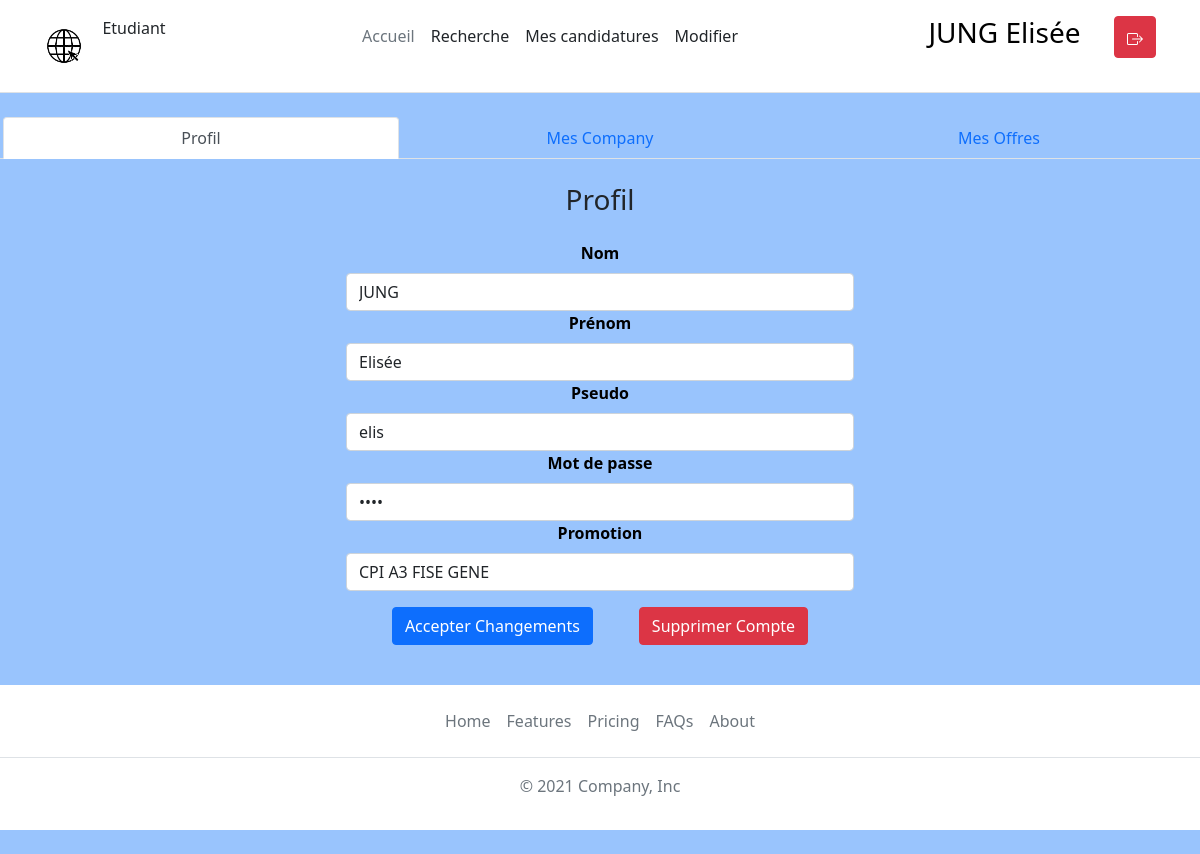
The app's page /www/pages/modifier.php (signed in) with its own data.
### tables this page shows
CREATE TABLE `schoolyear` (
  `idSchoolYear` int(11) NOT NULL,
  `schoolYear` varchar(50) NOT NULL,
  `idUser` int(11) DEFAULT NULL,
  `idLocality` int(11) NOT NULL
);

CREATE TABLE `users` (
  `idUser` int(11) NOT NULL,
  `userSecondName` varchar(50) NOT NULL,
  `userFirstName` varchar(50) NOT NULL,
  `login` varchar(50) NOT NULL,
  `password` varchar(50) NOT NULL,
  `idRole` int(11) NOT NULL,
  `rank` int(11) DEFAULT 1
);

### www/bdd/table/users.class.php (called while the page is built, shortened)
<?php
class Users
{
    public function getUserInfos(&$sqlClient, &$data, &$nbRow, &$nbCol, $id)
    {
        try {
            $stmt = $sqlClient->prepare(
                "SELECT users.idUser, userSecondName, userFirstName, login, password, idRole, schoolyear.idSchoolYear, schoolYear from users
                LEFT JOIN belong on belong.idUser=users.idUser
                LEFT JOIN schoolyear on schoolyear.idSchoolYear=belong.idSchoolYear
                WHERE users.idUser = ?
                "
            );
            $stmt->bindValue(1, $id);
            $stmt->execute();
            $data = $stmt->fetchAll();
        } catch (\Throwable $th) {
            throw $th;
        }
    }
}

### www/bdd/controleur.php (called while the page is built, shortened)
<?php
require_once $_SERVER["DOCUMENT_ROOT"]."/bdd/table/users.class.php";
require_once $_SERVER["DOCUMENT_ROOT"]."/bdd/table/schoolYear.class.php";
class Controleur{
    private $mysqlClient;
    private $_users;
    private $_locality;
    private $_sector;
    private $_schoolYear;
    private $_company;
    public function __construct(){
        $this->_users = new Users();
        $this->_locality = new Locality();
        $this->_sector = new Sector();
        $this->_schoolYear = new SchoolYear();
        $this->_company = new Company();
        try {
            $this->mysqlClient = new PDO('mysql:host=localhost;dbname=bddweb;charset=utf8', 'root', '');
        } catch (Exception $e) {
            die('Erreur : ' . $e->getMessage());
        }
    }
    public function selectLocality(&$data, &$nbRow, &$nbCol){
        $this->_locality->selectLocality($this->mysqlClient, $data, $nbRow, $nbCol);
    }
    public function selectSector(&$data, &$nbRow, &$nbCol){
        $this->_sector->selectSector($this->mysqlClient, $data, $nbRow, $nbCol);
    }
    public function selectSchoolYear(&$data, &$nbRow, &$nbCol){
        $this->_schoolYear->selectSchoolYear($this->mysqlClient, $data, $nbRow, $nbCol);
    }
    public function selectUsersCompany(&$data, &$nbRow, &$nbCol, $id){
        $this->_company->selectUsersCompany($this->mysqlClient, $data, $nbRow, $nbCol, $id);
    }
    public function getUserInfos(&$data, &$nbRow, &$nbCol, $id){
        $this->_users->getUserInfos($this->mysqlClient, $data, $nbRow, $nbCol, $id);
    }
    public function selectLocalityComp(&$data, $idCompany){
        $this->_locality->selectLocalityComp($this->mysqlClient, $data, $idCompany);
    }
    public function selectSectorComp(&$data, $idCompany){
        $this->_sector->selectSectorComp($this->mysqlClient, $data, $idCompany);
    }
}

### www/bdd/table/schoolYear.class.php (called while the page is built, shortened)
<?php
class SchoolYear{
    public function selectSchoolYear(&$sqlClient, &$data, &$nbRow, &$nbCol){
        try {
            $stmt = $sqlClient->prepare("SELECT * FROM schoolYear");
            $stmt->execute();
            $nbRow = $stmt->rowCount();
            $data = $stmt->fetchAll();
        } catch (\Throwable $th) {
            throw $th;
        }
    }
}

### www/pages/modifs/myUserInfo.php (shortened to what this page needs)
<?php
require_once "../bdd/controleur.php";
if (isset($_POST['idUser'])) {
    $id = $_POST['idUser'];
} else {
    $id = $_SESSION['idUser'];
}
$controleur = new Controleur();
$controleur->getUserInfos($data, $nbRow, $nbCol, $id);
echo    '
        <div style="text-align: -webkit-center;">
        <h3>Profil</h3>
        <div style="display: flex; width: 45%;justify-content: center;flex-direction: column;text-align: center;">
            <form id="Update" method="post"></form>
            <form id="Delete" method="post">
                <input type="text" name="idUser" hidden value="'.$data[0]["idUser"].'" required>
            </form>
            <div style="margin: 1em;">
                <input form="Update" type="text" name="idUser" hidden value="'.$data[0]["idUser"].'" required>
                <div>
                    <label for="userSecondName" class="form-label">Nom</label>
                    <input form="Update" type="text" class="form-control" name="userSecondName" value="'.$data[0]["userSecondName"].'" required>
                </div>
                <div>
                    <label for="userFirstName" class="form-label">Prénom</label>
                    <input form="Update" type="text" class="form-control" name="userFirstName" value="'.$data[0]["userFirstName"].'" required>
                </div>
                <div>
                    <label for="login" class="form-label">Pseudo</label>
                    <input form="Update" type="text" class="form-control" name="login" value="'.$data[0]["login"].'" required>
                </div>
                <div>
                    <label for="password" class="form-label">Mot de passe</label>
                    <input form="Update" type="password" class="form-control" name="password" value="'.$data[0]["password"].'" required>
                </div>
                <div>
                    <label for="floatingInput" class="form-label">Promotion</label>
                    <select form="Update" form="Update" class="form-control" id="floatingInput" name="promo" placeholder="Quel est votre promotion ?" required>';
$reminder = $data[0]["idSchoolYear"];
$controleur->selectSchoolYear($data, $nbRow, $nbCol);
for ($j = 0; $j < $nbRow; $j++) {
    echo '<option value="' . $data[$j]["idSchoolYear"] . '" ';
        if ($reminder==$data[$j]["idSchoolYear"]) {echo'selected';};
    echo'>' . $data[$j]["schoolYear"] . '</option>';
}
                    echo '</select>
                </div>
                <div style="display: flex;justify-content: space-evenly;margin-top: 1em;">
                    <button form="Update" name="ProfileUpd" value="1" type="submit" class="btn btn-primary">Accepter Changements</button>
                    <button form="Delete" name="ProfileDel" value="1" type="submit" class="btn btn-danger">Supprimer Compte</button>
                </div>
            </div>
        </div>
        </div>
        ';
?>

### www/assets/style/style.css (style rules this page uses)
body { background-color: rgb(153, 196, 253); }
label, output { font-weight: bold; color: black; }

### records on screen
schoolyear: userSecondName "JUNG", userFirstName "Elisée", login "elis"

### other values on screen
$_SESSION["role"] "Etudiant"
$_SESSION["secondName"] "JUNG"
$_SESSION["firstName"] "Elisée"
form field promo "CPI A3 FISE GENE"
